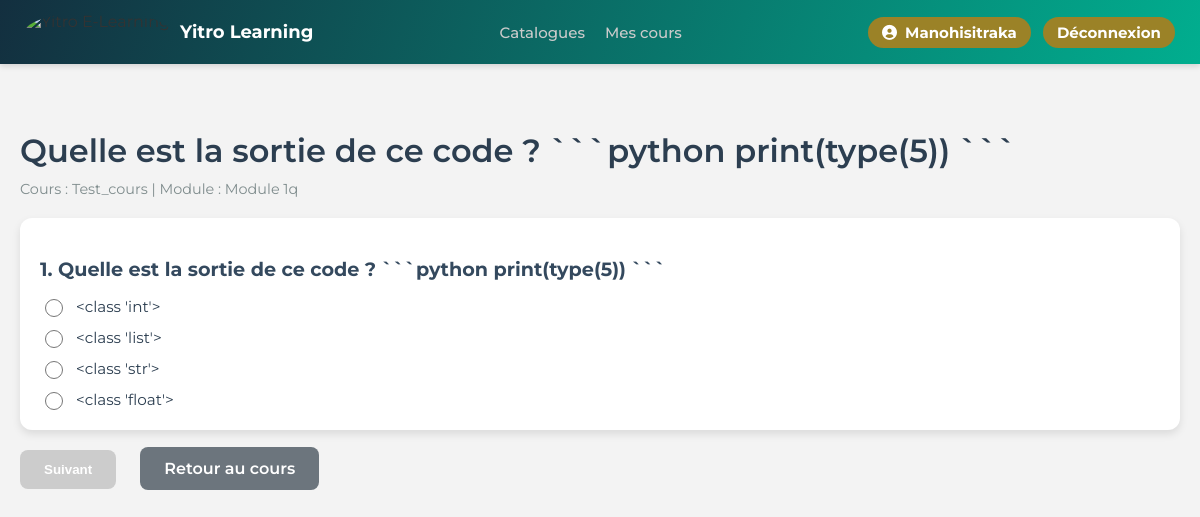
Page /Espace/apprenant/take_quiz.php?id=1 (signed in) on the committed database.
### tables this page shows
CREATE TABLE `utilisateurs` (
  `id` int NOT NULL AUTO_INCREMENT,
  `nom` varchar(255) NOT NULL,
  `email` varchar(255) NOT NULL,
  `mot_de_passe` varchar(255) NOT NULL,
  `telephone` varchar(20) DEFAULT NULL,
  `photo` varchar(255) DEFAULT NULL,
  `pays` varchar(100) DEFAULT NULL,
  `langue` varchar(100) DEFAULT NULL,
  `autre_langue` varchar(100) DEFAULT NULL,
  `objectifs` text,
  `type_cours` varchar(100) DEFAULT NULL,
  `niveau_formation` varchar(100) DEFAULT NULL,
  `niveau_etude` varchar(100) DEFAULT NULL,
  `acces_internet` varchar(50) DEFAULT NULL,
  `appareil` varchar(100) DEFAULT NULL,
  `accessibilite` text,
  `rgpd` tinyint(1) DEFAULT '0',
  `charte` tinyint(1) DEFAULT '0',
  `role` enum('apprenant','admin','moderator') DEFAULT 'apprenant',
  `actif` tinyint(1) DEFAULT '1',
  `created_at` timestamp NULL DEFAULT CURRENT_TIMESTAMP,
  PRIMARY KEY (`id`),
  UNIQUE KEY `email` (`email`)
);

CREATE TABLE `quiz` (
  `id` int NOT NULL AUTO_INCREMENT,
  `module_id` int NOT NULL,
  `titre` varchar(255) NOT NULL,
  `description` text,
  `score_minimum` int NOT NULL DEFAULT '70',
  PRIMARY KEY (`id`),
  KEY `module_id` (`module_id`),
  CONSTRAINT `quiz_ibfk_1` FOREIGN KEY (`module_id`) REFERENCES `modules` (`id`) ON DELETE CASCADE
);

CREATE TABLE `cours` (
  `id` int NOT NULL AUTO_INCREMENT,
  `formateur_id` int NOT NULL,
  `formation_id` INT NOT NULL, 
  `contenu_formation_id` INT NOT NULL,
  `titre` varchar(255) NOT NULL,
  `description` text NOT NULL,
  `prix` decimal(10,2) NOT NULL,
  `photo` varchar(255) DEFAULT NULL,
  `created_at` timestamp NULL DEFAULT CURRENT_TIMESTAMP,
  PRIMARY KEY (`id`),
  KEY `formateur_id` (`formateur_id`),
  KEY `formation_id` (`formation_id`),
  KEY `contenu_formation_id` (`contenu_formation_id`),
  CONSTRAINT `cours_ibfk_1` FOREIGN KEY (`formateur_id`) REFERENCES `formateurs` (`id`) ON DELETE CASCADE,
  CONSTRAINT `fk_cours_formation` FOREIGN KEY (`formation_id`) REFERENCES `formations` (`id_formation`) ON DELETE RESTRICT ON UPDATE CASCADE,
  CONSTRAINT `fk_cours_sous_formation` FOREIGN KEY (`contenu_formation_id`) REFERENCES `contenu_formations` (`id_contenu`) ON DELETE RESTRICT ON UPDATE CASCADE
);

CREATE TABLE `modules` (
  `id` int NOT NULL AUTO_INCREMENT,
  `cours_id` int NOT NULL,
  `titre` varchar(255) NOT NULL,
  `description` text NOT NULL,
  PRIMARY KEY (`id`),
  KEY `cours_id` (`cours_id`),
  CONSTRAINT `modules_ibfk_1` FOREIGN KEY (`cours_id`) REFERENCES `cours` (`id`) ON DELETE CASCADE
);

CREATE TABLE `questions` (
  `id` int NOT NULL AUTO_INCREMENT,
  `quiz_id` int NOT NULL,
  `texte` text NOT NULL,
  `reponse_correcte` varchar(255) NOT NULL,
  `reponse_incorrecte_1` varchar(255) NOT NULL,
  `reponse_incorrecte_2` varchar(255) NOT NULL,
  `reponse_incorrecte_3` varchar(255) NOT NULL,
  PRIMARY KEY (`id`),
  KEY `quiz_id` (`quiz_id`),
  CONSTRAINT `questions_ibfk_1` FOREIGN KEY (`quiz_id`) REFERENCES `quiz` (`id`) ON DELETE CASCADE
);

### Espace/apprenant/take_quiz.php (the view, shortened to what this page needs)
<?php
require_once '../config/db.php';
$stmt = $pdo->prepare("SELECT nom FROM utilisateurs WHERE id = ?");
$stmt->execute([$_SESSION['user_id']]);
$user = $stmt->fetch(PDO::FETCH_ASSOC);
$quiz_id = filter_var($_GET['id'], FILTER_VALIDATE_INT);
$stmt = $pdo->prepare("
    SELECT q.*, m.cours_id, c.titre AS cours_titre, m.titre AS module_titre, c.prix
    FROM quiz q
    JOIN modules m ON q.module_id = m.id
    JOIN cours c ON m.cours_id = c.id
    WHERE q.id = ?
");
$stmt->execute([$quiz_id]);
$quiz = $stmt->fetch(PDO::FETCH_ASSOC);
$stmt = $pdo->prepare("SELECT * FROM questions WHERE quiz_id = ?");
$stmt->execute([$quiz_id]);
$questions = $stmt->fetchAll(PDO::FETCH_ASSOC);
?>
<!DOCTYPE html>
<html lang="fr">
<head>
    <link rel="stylesheet" href="../../asset/css/styles.css">
    <link rel="stylesheet" href="https://cdnjs.cloudflare.com/ajax/libs/font-awesome/6.0.0-beta3/css/all.min.css">
</head>
<body>
    <header>
        <nav class="main-nav">
            <div class="logo">
                <img src="https://yitro-consulting.com/wp-content/uploads/2024/02/Capture-decran-le-2024-02-19-a-16.39.58.png" alt="Yitro E-Learning">
                <a href="espace_apprenant.php" class="logo-text">Yitro Learning</a>
            </div>
            <ul class="nav-list">
                <li class="dropdown">
                    <a href="#">Catalogues</a>
                </li>
                <li class="dropdown">
                    <a href="mes_cours.php">Mes cours</a>
                </li>
            </ul>
            <div class="auth-links">
                <ul class="nav-list">
                    <li>
                        <a href="#" class="btn-primary" style="display: flex; align-items: center; gap: 8px;">
                            <i class="fas fa-user-circle"></i>
                            <?php echo htmlspecialchars($user['nom']); ?>
                        </a>
                    </li>
                    <li><a href="../../authentification/logout.php" class="btn-primary">Déconnexion</a></li>
                </ul>
            </div>
        </nav>
    </header>
    <section class="quiz-section">
        <div class="container">
            <h1><?php echo htmlspecialchars($quiz['titre']); ?></h1>
            <div class="course-info">
                Cours : <?php echo htmlspecialchars($quiz['cours_titre']); ?> | Module : <?php echo htmlspecialchars($quiz['module_titre']); ?>
            </div>
            <form id="quizForm">
                <?php if (empty($questions)): ?>
                    <p>Aucune question disponible pour ce quiz.</p>
                <?php else: ?>
                    <?php foreach ($questions as $index => $q): ?>
                        <div class="question" data-question-index="<?php echo $index; ?>">
                            <h3><?php echo ($index + 1) . '. ' . htmlspecialchars($q['texte']); ?></h3>
                            <div class="options">
                                <?php
                                $options = [
                                    $q['reponse_correcte'],
                                    $q['reponse_incorrecte_1'],
                                    $q['reponse_incorrecte_2'],
                                    $q['reponse_incorrecte_3']
                                ];
                                shuffle($options);
                                foreach ($options as $option): ?>
                                    <label>
                                        <input type="radio" name="answer_<?php echo $index; ?>" value="<?php echo htmlspecialchars($option); ?>">
                                        <?php echo htmlspecialchars($option); ?>
                                    </label>
                                <?php endforeach; ?>
                            </div>
                        </div>
                    <?php endforeach; ?>
                    <button type="button" class="btn-next" id="nextButton" disabled>Suivant</button>
                    <a href="cours_details.php?id=<?php echo $quiz['cours_id']; ?>" class="btn-back">Retour au cours</a>
                <?php endif; ?>
            </form>
        </div>
    </section>
</body>
</html>

### asset/css/styles.css (style rules this page uses)
body { margin: 0; font-family: "Montserrat", sans-serif; color: #333; background-color: #f8f9fa; }

### Espace/apprenant/take_quiz.php (style rules this page uses)
header { background: linear-gradient(109deg, #132F3F, #01ae8f); box-shadow: 0 2px 6px rgba(0, 0, 0, 0.15); position: sticky; top: 0; z-index: 1000; }
.main-nav { display: flex; align-items: center; justify-content: space-between; padding: 12px 25px; max-width: 1200px; margin: 0 auto; }
.logo { display: flex; align-items: center; gap: 10px; }
.logo img { height: 40px; border-radius: 50%; }
.logo-text { text-decoration: none; font-weight: 700; font-size: 18px; color: #ffffff; }
.nav-list { list-style: none; display: flex; align-items: center; gap: 20px; margin: 0; padding: 0; }
.nav-list li { position: relative; }
.nav-list a { text-decoration: none; color: #cbcbcb; font-weight: 500; font-size: 15px; transition: color 0.2s ease; }
.auth-links .nav-list { gap: 12px; }
.auth-links .btn-primary { background-color: #9b8227; color: white; padding: 6px 14px; border-radius: 18px; font-weight: bold; transition: background-color 0.2s ease; }
.quiz-section { padding: 40px 20px; background: #f3f3f3; min-height: 100vh; }
.quiz-section .container { max-width: 1200px; margin: 0 auto; }
.quiz-section h1 { font-size: 2em; color: #2c3e50; font-weight: 600; margin-bottom: 10px; }
.quiz-section .course-info { font-size: 0.9em; color: #7f8c8d; margin-bottom: 20px; }
.question { background: white; border-radius: 12px; padding: 20px; margin-bottom: 20px; box-shadow: 0 4px 8px rgba(0,0,0,0.1); display: none; }
.question.active { display: block; }
.question h3 { font-size: 1.2em; color: #34495e; margin-bottom: 15px; }
.question .options { display: flex; flex-direction: column; gap: 10px; }
.question .options label { display: flex; align-items: center; gap: 10px; font-size: 0.95em; color: #2c3e50; cursor: pointer; }
.question .options input[type="radio"] { accent-color: #01ae8f; width: 18px; height: 18px; }
.btn-next, .btn-submit { background: #01ae8f; color: white; padding: 12px 24px; border: none; border-radius: 8px; font-weight: 600; cursor: pointer; transition: background-color 0.3s ease, transform 0.3s ease; margin-right: 10px; }
.btn-next:disabled { background: #cccccc; cursor: not-allowed; transform: none; }
.btn-back { background: #6c757d; color: white; padding: 12px 24px; border: none; border-radius: 8px; font-weight: 600; text-decoration: none; transition: background-color 0.3s ease, transform 0.3s ease; margin-left: 10px; }

### rows in the picture
utilisateurs: nom "Manohisitraka"
quiz: titre "Quelle est la sortie de ce code ? ```python print(type(5)) ```", cours.titre "Test_cours", module.titre "Module 1q"
questions: texte "Quelle est la sortie de ce code ? ```python print(type(5)) ```", reponse_correcte "<class 'int'>", reponse_incorrecte_2 "<class 'list'>", reponse_incorrecte_1 "<class 'str'>", reponse_incorrecte_3 "<class 'float'>"
